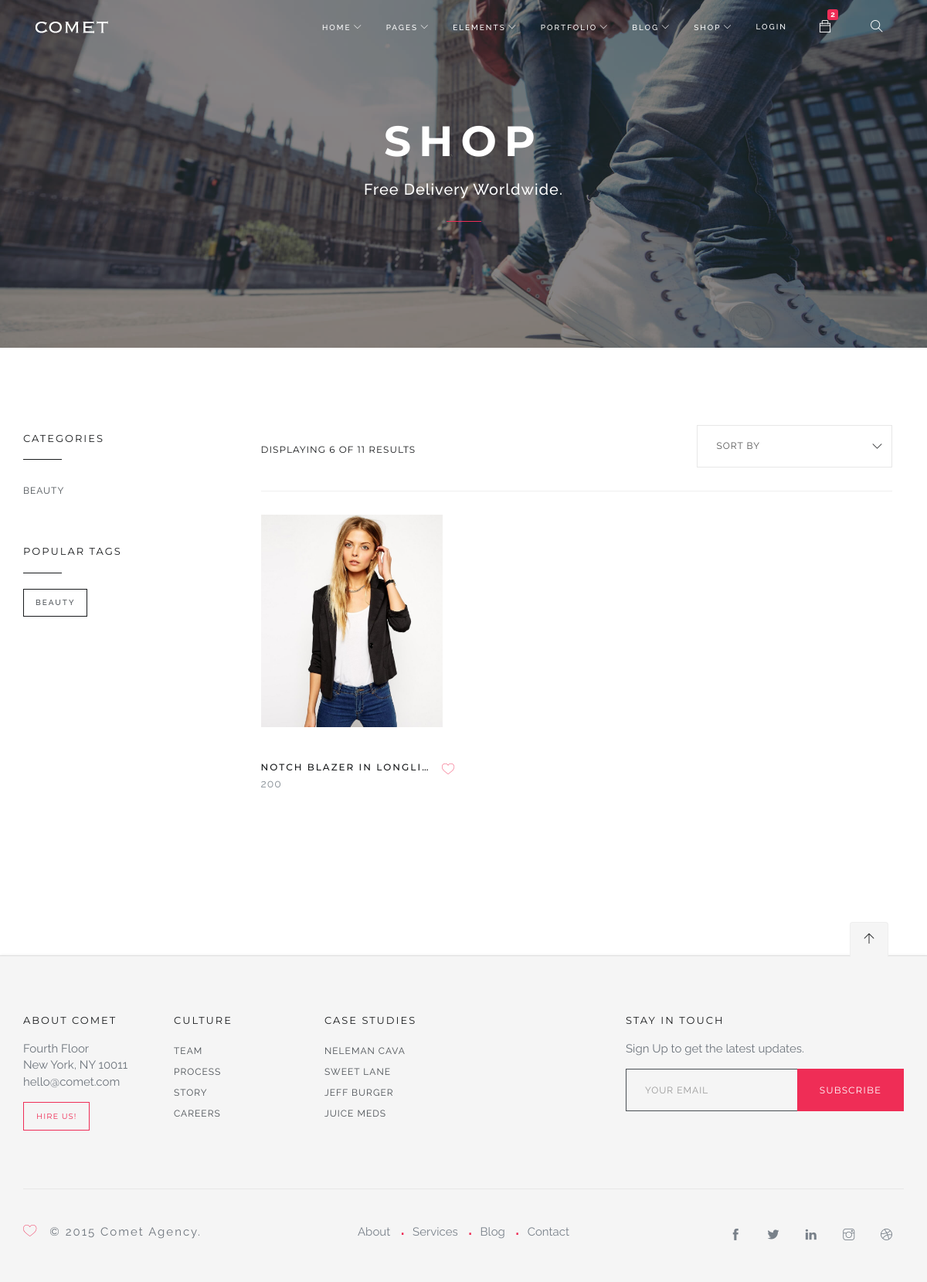
/tag.php?id=BEAUTY, run on the app's committed database.
### tables this page shows
CREATE TABLE `categories` (
  `id` int(11) NOT NULL,
  `categories_name` varchar(50) NOT NULL,
  `categories_id` varchar(50) NOT NULL,
  `categories_photo` varchar(300) NOT NULL,
  `status` varchar(20) NOT NULL DEFAULT 'Active',
  `c_time` varchar(50) NOT NULL DEFAULT current_timestamp(),
  `up_time` varchar(50) DEFAULT NULL
);

CREATE TABLE `products` (
  `id` int(11) NOT NULL,
  `productname` varchar(50) NOT NULL,
  `productscategorie` varchar(50) NOT NULL,
  `productid` varchar(30) NOT NULL,
  `priceoriginal` varchar(20) NOT NULL,
  `pricediscount` varchar(20) NOT NULL,
  `photo` varchar(300) NOT NULL,
  `status` varchar(20) NOT NULL DEFAULT 'Active',
  `trash` tinyint(1) NOT NULL DEFAULT 0,
  `c_time` varchar(60) NOT NULL DEFAULT current_timestamp(),
  `up_time` varchar(50) DEFAULT NULL
);

### dashboard/app/function.php (called while the page is built, shortened)
<?php
include_once "db_config.php";
function showAllData($table){
    global $config;
    $sql = "SELECT * FROM $table ORDER BY id DESC";
    $result = $config-> query($sql);
    return $result;
}
function showCtscategorieData($table,$id){
    global $config;
    $sql = "SELECT * FROM $table WHERE productscategorie='$id'";
    $result = $config-> query($sql);
    return $result;
}

### tag.php (the view, shortened to what this page needs)
<!DOCTYPE html>
<html lang="en">
<head>
    <link rel="stylesheet" href="css/bundle.css">
    <link rel="stylesheet" href="css/style.css">
  </head>
  <body>
    <header id="topnav">
      <div class="container">
        <div class="logo">
          <a href="index.php">
            <img src="images/logo_light.png" alt="" class="logo-light">
          </a>
        </div>
        <div class="menu-extras">
          <div class="menu-item">
            <div class="cart">
              <a href="#">
                <i class="ti-bag"></i><span class="cart-number">2</span>
              </a>
            </div>
          </div>
          <div class="menu-item">
            <div class="search">
              <a href="#">
                <i class="ti-search"></i>
              </a>
            </div>
          </div>
        </div>
        <div id="navigation">
          <ul class="navigation-menu">
            <li class="has-submenu">
              <a href="#">Home</a>
            </li>
            <li class="has-submenu">
              <a href="#">Pages</a>
            </li>
            <li class="has-submenu">
              <a href="#">Elements</a>
            </li>
            <li class="has-submenu">
              <a href="#">Portfolio</a>
            </li>
            <li class="has-submenu">
              <a href="#">Blog</a>
            </li>
            <li class="has-submenu">
              <a href="#">Shop</a>
            </li>
              <li>
                  <a href="dashboard/signin.php">login</a>
              </li>
          </ul>
        </div>
      </div>
    </header>
    <section class="page-title parallax">
      <div data-parallax="scroll" data-image-src="images/bg/19.jpg" class="parallax-bg"></div>
      <div class="parallax-overlay">
        <div class="centrize">
          <div class="v-center">
            <div class="container">
              <div class="title center">
                <h1 class="upper">Shop</h1>
                <h4>Free Delivery Worldwide.</h4>
                <hr>
              </div>
            </div>
          </div>
        </div>
      </div>
    </section>
    <section>
      <div class="container">
        <div class="row">
          <div class="col-md-3 hidden-sm hidden-xs">
            <div class="sidebar">
              <div class="widget">
                <h6 class="upper">Categories</h6>
                <ul class="nav">
                    <?php
                        $categories = showAllData('categories');
                        while ($cat= $categories->fetch_object()):
                    ?>
                  <li>
                      <a href="categories.php?id=<?php echo $cat->categories_id;?>"><?php echo $cat->categories_name;?></a>
                  </li>
                    <?php endwhile;?>
                </ul>
              </div>
              <div class="widget">
                <h6 class="upper">Popular Tags</h6>
                <div class="tags clearfix">
                    <?php
                    $categories = showAllData('categories');
                    while ($tag = $categories->fetch_object()):
                        ?>
                        <a href="tag.php?id=<?php echo $tag->categories_id;?>"><?php echo $tag->categories_name;?></a>
                    <?php endwhile;?>
                </div>
              </div>
            </div>
          </div>
          <div class="col-md-9">
            <div class="shop-menu">
              <div class="row">
                <div class="col-sm-8">
                  <h6 class="upper">Displaying 6 of 11 results</h6>
                </div>
                <div class="col-sm-4">
                  <div class="form-select">
                    <select name="type" class="form-control">
                      <option selected="selected" value="">Sort By</option>
                    </select>
                  </div>
                </div>
              </div>
            </div>
            <div class="container-fluid">
              <div class="row">
                  <?php
                    if (isset($_GET['id'])):
                        $tag_show = $_GET['id'];
                        $lower = strtolower($tag_show);
                        $show_data = showCtscategorieData('products',$lower);
                        while ($show_tag = $show_data->fetch_object()):
                    ?>
                <div class="col-md-4 col-sm-6">
                  <div class="shop-product">
                    <div class="product-thumb">
                      <a href="single-product.php?id=<?php echo $show_tag->id;?>">
                        <img style="height: 300px!important;" src="dashboard/images/products/<?php echo $show_tag->photo;?>" alt="">
                      </a>
                    </div>
                    <div class="product-info">
                      <h4 class="upper"><a href="single-product.php?id=<?php echo $show_tag->id;?>"><?php echo $show_tag->productname;?></a></h4><span><?php echo $show_tag->priceoriginal;?></span>
                      <div class="save-product"><a href="#"><i class="icon-heart"></i></a>
                      </div>
                    </div>
                  </div>
                </div>
                <?php endwhile;endif;?>
                </div>
              </div>
            </div>
          </div>
        </div>
    </section>
    <footer id="footer-widgets">
      <div class="container">
        <div class="go-top">
          <a href="#top">
            <i class="ti-arrow-up"></i>
          </a>
        </div>
        <div class="row">
          <div class="col-md-6 ov-h">
            <div class="row">
              <div class="col-sm-4">
                <div class="widget">
                  <h6 class="upper">About Comet</h6>
                  <p>
                    <span>Fourth Floor</span>
                    <span>New York, NY 10011</span>
                    <span>hello@comet.com</span>
                  </p><a href="#" class="btn btn-color-out btn-sm">Hire Us!</a>
                </div>
              </div>
              <div class="col-sm-4">
                <div class="widget">
                  <h6 class="upper">Culture</h6>
                  <ul class="list-unstyled">
                    <li>
                      <a href="#">Team</a>
                    </li>
                    <li>
                      <a href="#">Process</a>
                    </li>
                    <li>
                      <a href="#">Story</a>
                    </li>
                    <li>
                      <a href="#">Careers</a>
                    </li>
                  </ul>
                </div>
              </div>
              <div class="col-sm-4">
                <div class="widget">
                  <h6 class="upper">Case Studies</h6>
                  <ul class="list-unstyled">
                    <li>
                      <a href="index.php">Neleman Cava</a>
                    </li>
                    <li>
                      <a href="index.php">Sweet Lane</a>
                    </li>
                    <li>
                      <a href="index.php">Jeff Burger</a>
                    </li>
                    <li>
                      <a href="index.php">Juice Meds</a>
                    </li>
                  </ul>
                </div>
              </div>
            </div>
          </div>
          <div class="col-md-4 col-md-offset-2">
            <div class="row">
              <div class="col-md-12">
                <div class="widget">
                  <h6 class="upper">Stay in touch</h6>
                  <p>Sign Up to get the latest updates.</p>
                  <div class="footer-newsletter">
                    <form data-mailchimp="true" class="inline-form">
                      <div class="input-group">
                        <input type="email" name="email" placeholder="Your Email" class="form-control"><span class="input-group-btn"><button type="submit" data-loading-text="Loading..." class="btn btn-color">Subscribe</button></span>
                      </div>
                    </form>
                  </div>
                </div>
              </div>
            </div>
          </div>
        </div>
      </div>
    </footer>
    <footer id="footer">
      <div class="container">
        <div class="footer-wrap">
          <div class="row">
            <div class="col-md-4">
              <div class="copy-text">
                <p><i class="icon-heart red mr-15"></i>© 2015 Comet Agency.</p>
              </div>
            </div>
            <div class="col-md-4">
              <ul class="list-inline">
                <li>
                  <a href="#">About</a>
                </li>
                <li>
                  <a href="#">Services</a>
                </li>
                <li>
                  <a href="#">Blog</a>
                </li>
                <li>
                  <a href="#">Contact</a>
                </li>
              </ul>
            </div>
            <div class="col-md-4">
              <div class="footer-social">
                <ul>
                  <li>
                    <a target="_blank" href="#"><i class="ti-facebook"></i></a>
                  </li>
                  <li>
                    <a target="_blank" href="#"><i class="ti-twitter-alt"></i></a>
                  </li>
                  <li>
                    <a target="_blank" href="#"><i class="ti-linkedin"></i></a>
                  </li>
                  <li>
                    <a target="_blank" href="#"><i class="ti-instagram"></i></a>
                  </li>
                  <li>
                    <a target="_blank" href="#"><i class="ti-dribbble"></i></a>
                  </li>
                </ul>
              </div>
            </div>
          </div>
        </div>
      </div>
    </footer>
  </body>
</html>

### data on the page
categories: categories_name "BEAUTY"
products: photo (picture), productname "NOTCH BLAZER IN LONGLI…", priceoriginal "200"
